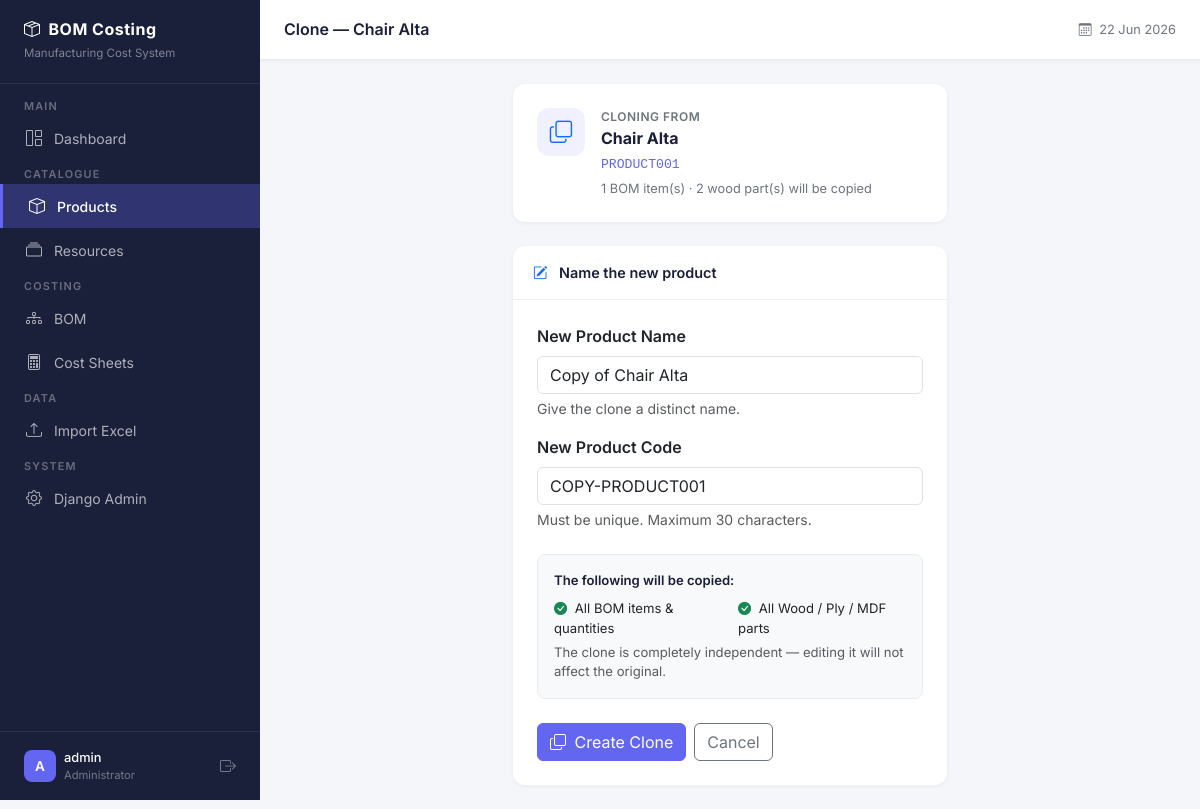
Page /products/1/clone/ (signed in) on the committed database.
### apps/products/models.py (models this page shows, shortened)
class Product(models.Model):
    product_name = models.CharField(
        max_length=255,
        help_text="Full name of the product e.g. 3-Door Wardrobe with Mirror"
    )
    product_code = models.CharField(
        max_length=100,
        help_text="Unique product code e.g. WRD-001. Must be unique across all non-deleted products."
    )
    active = models.BooleanField(
        default=True,
        help_text="Inactive products are hidden from main views but not deleted."
    )
    is_deleted = models.BooleanField(
        default=False,
        help_text="Soft delete flag. Deleted products are hidden everywhere but data is preserved."
    )
    created_at = models.DateTimeField(auto_now_add=True)
    updated_at = models.DateTimeField(auto_now=True)
    class Meta:
        ordering = ['product_name']
        verbose_name = "Product"
        verbose_name_plural = "Products"
    def delete(self, *args, **kwargs):
        """
        Override default delete to perform soft delete.
        Calling product.delete() will set is_deleted=True
        instead of removing the row from the database.
        """
        self.is_deleted = True
        self.save()

### apps/products/views.py (the view, shortened to what this page needs)
# urls.py: path('<int:pk>/clone/', views.clone_product, name='clone'),
@login_required
def clone_product(request, pk):
    from django.db import transaction
    from apps.bom.models import BOMItem, WoodPart
    import re
    original = get_object_or_404(Product, pk=pk, is_deleted=False)
    suggested_name = f'Copy of {original.product_name}'
    suggested_code = f'COPY-{original.product_code}'[:30]
    context = {
        'page_title': f'Clone — {original.product_name}',
        'original': original,
        'suggested_name': suggested_name,
        'suggested_code': suggested_code,
    }
    return render(request, 'products/clone.html', context)

### templates/products/clone.html (shortened to what this page needs)
{% extends "base.html" %}
{% block content %}
<div class="row justify-content-center">
    <div class="col-12 col-lg-6">
        <div class="content-card p-4 mb-4">
            <div class="d-flex align-items-start gap-3">
                <div style="width:48px; height:48px; background:#f0f0ff;
                            border-radius:12px; display:flex; align-items:center;
                            justify-content:center; font-size:1.4rem; flex-shrink:0;">
                    <i class="bi bi-copy text-primary"></i>
                </div>
                <div>
                    <div style="font-size:0.75rem; font-weight:600; color:#6c757d;
                                text-transform:uppercase; letter-spacing:0.5px;">
                        Cloning from
                    </div>
                    <div class="fw-bold" style="color:#1a1f3a; font-size:1rem;">
                        {{ original.product_name }}
                    </div>
                    <code style="font-size:0.82rem; color:#6366f1;">
                        {{ original.product_code }}
                    </code>
                    <div class="mt-1" style="font-size:0.8rem; color:#6c757d;">
                        {{ original.bom_items.count }} BOM item(s) ·
                        {{ original.wood_parts.count }} wood part(s)
                        will be copied
                    </div>
                </div>
            </div>
        </div>
        <div class="content-card">
            <div class="card-header">
                <i class="bi bi-pencil-square me-2 text-primary"></i>
                Name the new product
            </div>
            <div class="card-body p-4">
                <form method="post">
                    <div class="mb-3">
                        <label class="form-label fw-semibold">
                            New Product Name
                        </label>
                        <input type="text"
                               name="new_product_name"
                               class="form-control"
                               value="{{ suggested_name }}"
                               placeholder="e.g. Dining Table Model B"
                               required
                               autofocus>
                        <div class="form-text">
                            Give the clone a distinct name.
                        </div>
                    </div>
                    <div class="mb-4">
                        <label class="form-label fw-semibold">
                            New Product Code
                        </label>
                        <input type="text"
                               name="new_product_code"
                               class="form-control"
                               value="{{ suggested_code }}"
                               placeholder="e.g. DT-MODEL-B"
                               maxlength="30"
                               required>
                        <div class="form-text">
                            Must be unique. Maximum 30 characters.
                        </div>
                    </div>
                    <div class="p-3 mb-4"
                         style="background:#f8f9fa; border-radius:8px;
                                border:1px solid #e9ecef; font-size:0.82rem;">
                        <div class="fw-semibold mb-2" style="color:#1a1f3a;">
                            The following will be copied:
                        </div>
                        <div class="d-flex gap-3">
                            <span>
                                <i class="bi bi-check-circle-fill text-success me-1"></i>
                                All BOM items &amp; quantities
                            </span>
                            <span>
                                <i class="bi bi-check-circle-fill text-success me-1"></i>
                                All Wood / Ply / MDF parts
                            </span>
                        </div>
                        <div class="mt-1 text-muted">
                            The clone is completely independent — editing it
                            will not affect the original.
                        </div>
                    </div>
                    <div class="d-flex gap-2">
                        <button type="submit" class="btn btn-primary">
                            <i class="bi bi-copy me-1"></i>
                            Create Clone
                        </button>
                        <a href="{% url 'bom:list' product_pk=original.pk %}"
                           class="btn btn-outline-secondary">
                            Cancel
                        </a>
                    </div>
                </form>
            </div>
        </div>
    </div>
</div>
{% endblock %}

### templates/base.html (shortened to what this page needs)
<!DOCTYPE html>
<html lang="en">
<head>
    <link href="https://cdn.jsdelivr.net/npm/bootstrap@5.3.2/dist/css/bootstrap.min.css" rel="stylesheet">
    <link href="https://cdn.jsdelivr.net/npm/bootstrap-icons@1.11.3/font/bootstrap-icons.min.css" rel="stylesheet">
</head>
<body>
{% if user.is_authenticated %}
    <nav id="sidebar">
        <div class="sidebar-brand">
            <h5><i class="bi bi-box-seam me-2"></i>BOM Costing</h5>
            <small>Manufacturing Cost System</small>
        </div>
        <ul class="nav flex-column mt-2">
            <li><span class="nav-label">Main</span></li>
            <li class="nav-item">
                <a href="{% url 'core:dashboard' %}"
                   class="nav-link {% if request.resolver_match.url_name == 'dashboard' %}active{% endif %}">
                    <i class="bi bi-grid-1x2"></i> Dashboard
                </a>
            </li>
            <li><span class="nav-label">Catalogue</span></li>
            <li class="nav-item">
                <a href="{% url 'products:list' %}"
                   class="nav-link {% if 'products' in request.resolver_match.namespace %}active{% endif %}">
                    <i class="bi bi-box"></i> Products
                </a>
            </li>
            <li class="nav-item">
                <a href="{% url 'resources:list' %}"
                   class="nav-link {% if 'resources' in request.resolver_match.namespace %}active{% endif %}">
                    <i class="bi bi-collection"></i> Resources
                </a>
            </li>
            <li><span class="nav-label">Costing</span></li>
            <li class="nav-item">
                <a href="{% url 'products:list' %}"
                   class="nav-link {% if 'bom' in request.resolver_match.namespace %}active{% endif %}">
                    <i class="bi bi-diagram-3"></i> BOM
                </a>
            </li>
            <li class="nav-item">
                <a href="{% url 'costing:list' %}"
                   class="nav-link {% if 'costing' in request.resolver_match.namespace %}active{% endif %}">
                    <i class="bi bi-calculator"></i> Cost Sheets
                </a>
            </li>
            <li><span class="nav-label">Data</span></li>
            <li class="nav-item">
                <a href="{% url 'imports:upload' %}"
                   class="nav-link {% if 'imports' in request.resolver_match.namespace %}active{% endif %}">
                    <i class="bi bi-upload"></i> Import Excel
                </a>
            </li>
            <li><span class="nav-label">System</span></li>
            {% if user.is_staff %}
            <li class="nav-item">
                <a href="/admin/" class="nav-link" target="_blank">
                    <i class="bi bi-gear"></i> Django Admin
                </a>
            </li>
            {% endif %}
        </ul>
        <div style="position:absolute; bottom:0; left:0; right:0;
                    padding:16px 24px; border-top:1px solid rgba(255,255,255,0.08);">
            <div class="d-flex align-items-center gap-2">
                <div style="width:32px;height:32px;background:#6366f1;border-radius:8px;
                            display:flex;align-items:center;justify-content:center;
                            color:#fff;font-weight:600;font-size:0.85rem;">
                    {{ user.username|first|upper }}
                </div>
                <div style="flex:1; min-width:0;">
                    <div style="color:#fff;font-size:0.8rem;font-weight:500;
                                white-space:nowrap;overflow:hidden;text-overflow:ellipsis;">
                        {{ user.username }}
                    </div>
                    <div style="color:rgba(255,255,255,0.4);font-size:0.7rem;">
                        {% if user.is_staff %}Administrator{% else %}User{% endif %}
                    </div>
                </div>
                <a href="{% url 'accounts:logout' %}"
                   style="color:rgba(255,255,255,0.4);" title="Logout">
                    <i class="bi bi-box-arrow-right"></i>
                </a>
            </div>
        </div>
    </nav>
    <div id="main-content">
        <div id="topnav">
            <h6 class="page-title">
                {% block page_title %}{{ page_title|default:"Dashboard" }}{% endblock %}
            </h6>
            <div class="d-flex align-items-center gap-3">
                <span style="font-size:0.8rem;color:#6c757d;">
                    <i class="bi bi-calendar3 me-1"></i>
                    {% now "d M Y" %}
                </span>
            </div>
        </div>
        <div class="content-area">
            {% block content %}{% endblock %}
        </div>
    </div>
{% else %}
    {% block unauthenticated_content %}{% endblock %}
{% endif %}
</body>
</html>

### templates/base.html (style rules this page uses)
* { font-family: 'Inter', sans-serif; }
body { background-color: #f5f6fa; }
#sidebar { width: 260px; min-height: 100vh; background: #1a1f3a; position: fixed; top: 0; left: 0; z-index: 1000; transition: all 0.3s; overflow-y: auto; }
#sidebar .sidebar-brand { padding: 20px 24px; border-bottom: 1px solid rgba(255,255,255,0.08); }
#sidebar .sidebar-brand h5 { color: #fff; font-weight: 700; font-size: 1rem; margin: 0; letter-spacing: 0.5px; }
#sidebar .sidebar-brand small { color: rgba(255,255,255,0.45); font-size: 0.72rem; }
#sidebar .nav-label { color: rgba(255,255,255,0.35); font-size: 0.68rem; font-weight: 600; letter-spacing: 1.2px; text-transform: uppercase; padding: 16px 24px 6px; }
#sidebar .nav-link { color: rgba(255,255,255,0.65); padding: 10px 24px; font-size: 0.875rem; font-weight: 400; border-radius: 0; display: flex; align-items: center; gap: 10px; transition: all 0.2s; }
#sidebar .nav-link.active { color: #fff; background: rgba(99, 102, 241, 0.3); border-left: 3px solid #6366f1; font-weight: 500; }
#sidebar .nav-link i { font-size: 1rem; width: 20px; text-align: center; }
#main-content { margin-left: 260px; min-height: 100vh; transition: all 0.3s; }
#topnav { background: #fff; border-bottom: 1px solid #e9ecef; padding: 0 24px; height: 60px; display: flex; align-items: center; justify-content: space-between; position: sticky; top: 0; z-index: 999; box-shadow: 0 1px 3px rgba(0,0,0,0.05); }
#topnav .page-title { font-size: 1rem; font-weight: 600; color: #1a1f3a; margin: 0; }
.content-area { padding: 24px; }
.content-card { background: #fff; border-radius: 12px; border: none; box-shadow: 0 1px 4px rgba(0,0,0,0.06); }
.content-card .card-header { background: none; border-bottom: 1px solid #f0f0f0; padding: 16px 20px; font-weight: 600; font-size: 0.9rem; color: #1a1f3a; }
.btn-primary { background: #6366f1; border-color: #6366f1; }

### rows in the picture
Product: product_name "Chair Alta", product_code "PRODUCT001", bom_items.count "1", wood_parts.count "2"

### other values in the picture
{{ user.username|first|upper }} "A"
{{ user.username }} "admin"
{{ page_title|default:"Dashboard" }} "Clone — Chair Alta"
